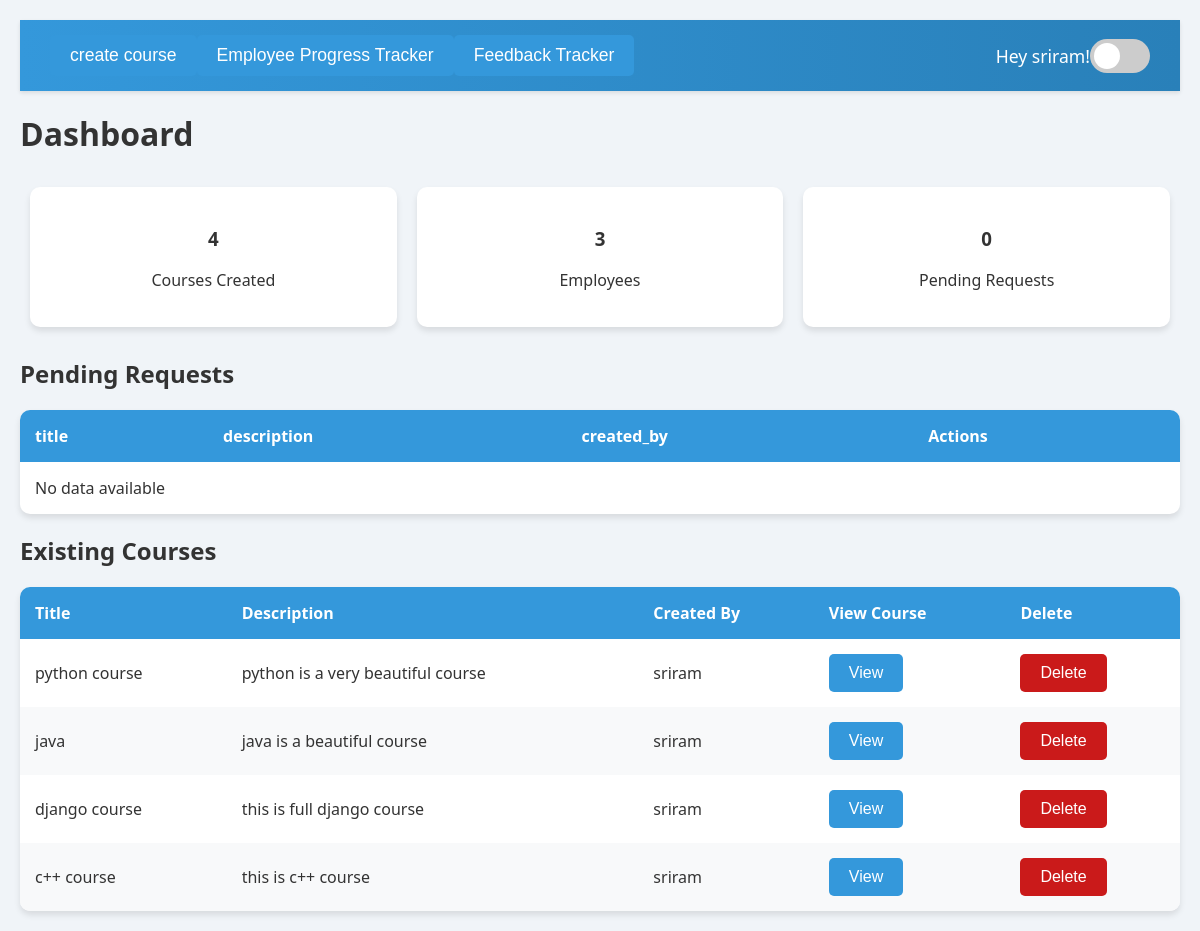
Before: /dashboard/Admin/1/ with the older database file.
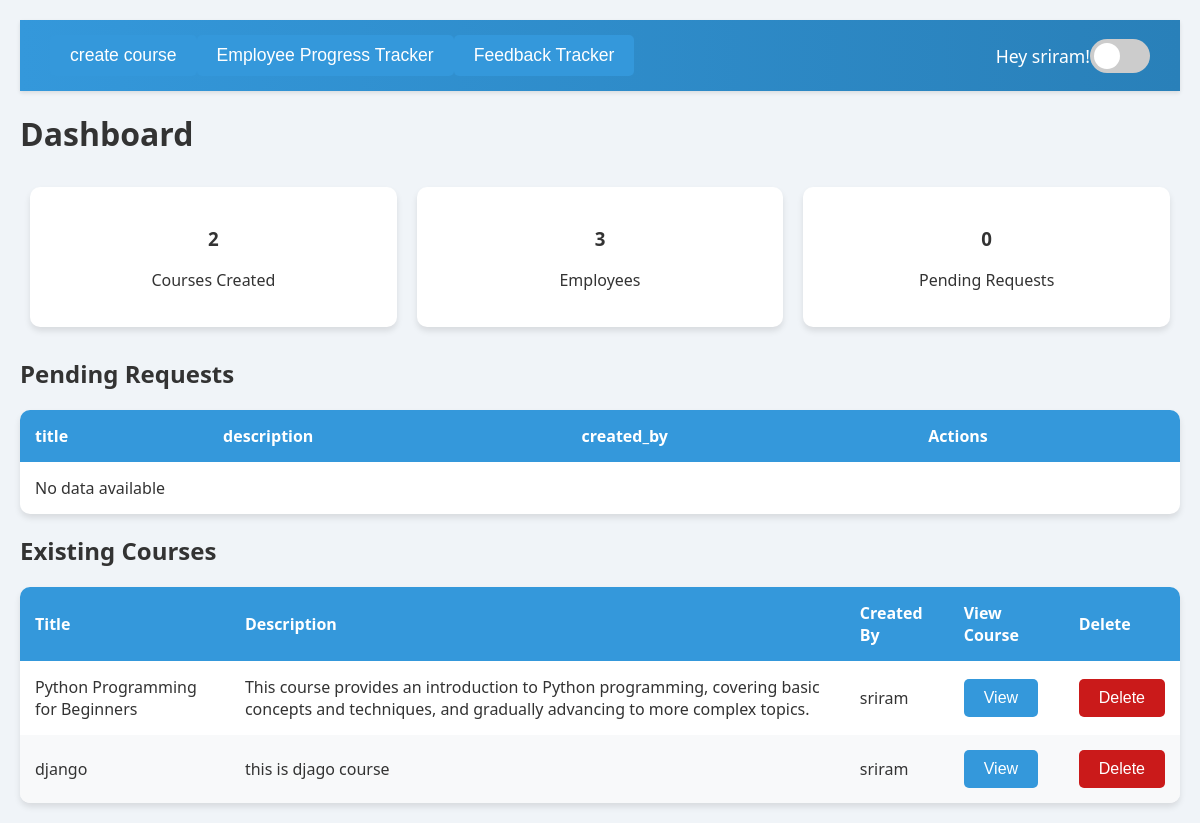
After: the same page with the newer database file.
### authentication/models.py (models this page shows, shortened)
class User(models.Model):
    name = models.CharField(max_length=100)
    email = models.EmailField(unique=True)
    password = models.CharField(max_length=255)
    role = models.ForeignKey(Role, on_delete=models.CASCADE)
    def __str__(self):
        return self.name

### dashboards/models.py (models this page shows, shortened)
class Course(models.Model):
    course_id = models.AutoField(primary_key=True)
    title = models.CharField(max_length=255, unique=True)
    description = models.TextField(null=True, blank=True)
    created_by = models.ForeignKey(
        'authentication.User',
        on_delete=models.CASCADE,
        limit_choices_to={'role__role_name': 'Admin'},
        related_name='created_courses'
    )
    created_at = models.DateTimeField(auto_now_add=True)
    employees = models.ManyToManyField(
        'authentication.User',
        related_name='enrolled_courses',
        limit_choices_to={'role__role_name': 'Employee'},
        blank=True
    )

### dashboards/views.py (the view)
# urls.py: path('Admin/<int:user_id>/', views.Admin_view, name='Admin'),
def Admin_view(request, user_id):
    admin = get_object_or_404(User, id=user_id)
    if request.method == 'POST' and 'delete_course' in request.POST:
        course_id = request.POST.get('course_id')
        course = get_object_or_404(Course, course_id=course_id)
        course.delete()
        return redirect('Admin', user_id=user_id)  # Redirect to the admin page after deletion
    context = {
        'admin': admin,
        'user_id': user_id,
        'courses_count': Course.objects.all().count(),
        'pending_count': TrainingRequest.objects.filter(status='Pending').count(),
        'employees_count': User.objects.filter(role=Role.objects.get(role_name='Employee').id).count(),
        'pending_requests': TrainingRequest.objects.filter(status='Pending'),
        'courses': Course.objects.all(),
    }
    return render(request, 'dashboards/Admin.html', context)

### dashboards/templates/dashboards/Admin.html (shortened to what this page needs)
<!DOCTYPE html>
<html lang="en">
<head>
</head>
<body>
  <div id="app">
    <div id="dashboard-page" class="page active">
      <nav>
        <span>
          <a href="{% url 'create_course' user_id %}"><button>create course</button></a>
          <a href="{% url 'create_course' user_id %}"><button>Employee Progress Tracker</button></a>
          <a href="{% url 'feedback_tracker' user_id %}"><button>Feedback Tracker</button></a>
        </span>
        <span>
          Hey {{admin.name}}!
          <label class="theme-switch">
            <span class="slider"></span>
          </label>
        </span>
      </nav>
      <h1>Dashboard</h1>
      <div class="dashboard-metrics">
        <div>
          <h3>{{courses_count}}</h3>
          <p>Courses Created</p>
        </div>
        <div>
          <h3>{{employees_count}}</h3>
          <p>Employees</p>
        </div>
        <div>
          <h3>{{pending_count}}</h3>
          <p>Pending Requests</p>
        </div>
      </div>
      <div>
        <h2>Pending Requests</h2>
        <table id="pending-requests">
          <thead>
              <tr>
                <th>title</th>
                <th>description</th>
                <th>created_by</th>
                <th>Actions</th>
              </tr>
        </thead>
        <tbody>
          {% for item in pending_requests %}
            <tr>
                <td>{{ item.title }}</td>
                <td>{{ item.description }}</td>
                <td>{{item.account_manager}}</td>
                <td><a href="{% url 'admin_action' user_id=user_id request_id=item.request_id %}"><button>View</button></a></td>
            </tr>
            {% empty %}
            <tr>
                <td colspan="4">No data available</td>
            </tr>
            {% endfor %}
        </tbody>
        </table>
        <h2>Existing Courses</h2>
        <table id="existing-courses">
          <thead>
              <tr>
                  <th>Title</th>
                  <th>Description</th>
                  <th>Created By</th>
                  <th>View Course</th>
                  <th>Delete</th>
              </tr>
          </thead>
          <tbody>
              {% for item in courses %}
              <tr>
                  <td>{{ item.title }}</td>
                  <td>{{ item.description }}</td>
                  <td>{{ item.created_by }}</td>
                  <td><a href="{% url 'view_course' course_id=item.course_id user_id=user_id %}"><button>View</button></a></td>
                  <td>
                      <form method="POST" action="{% url 'Admin' user_id=admin.id %}">
                          <button type="submit" name="delete_course" style="background-color: rgb(202, 26, 26);">Delete</button>
                      </form>
                  </td>
              </tr>
              {% empty %}
              <tr>
                  <td colspan="4">No data available</td>
              </tr>
              {% endfor %}
          </tbody>
      </table>
  </div>
</body>
</html>

### dashboards/templates/dashboards/Admin.html (style rules this page uses)
:root { --bg-color: #f0f4f8; --text-color: #333; --nav-bg: linear-gradient(90deg, #3498db, #2980b9); --card-bg: white; --card-shadow: 0 4px 6px rgba(0,0,0,0.1); --button-bg: #3498db; --button-hover: #2980b9; --table-header-bg: #3498db; --table-even-row: #f8f9fa; }
body { font-family: 'Segoe UI', Tahoma, Geneva, Verdana, sans-serif; margin: 0; padding: 0; background: var(--bg-color); color: var(--text-color); transition: all 0.3s ease; }
.page { display: none; padding: 20px; animation: fadeIn 0.5s; }
.page.active { display: block; }
nav { display: flex; justify-content: space-between; align-items: center; padding: 15px 30px; background: var(--nav-bg); color: white; box-shadow: 0 2px 4px rgba(0,0,0,0.1); }
nav span { display: flex; align-items: center; font-size: 1.1em; }
.dashboard-metrics { display: flex; justify-content: space-around; flex-wrap: wrap; }
.dashboard-metrics div { margin: 10px; padding: 20px; background: var(--card-bg); color: var(--text-color); border-radius: 10px; box-shadow: var(--card-shadow); transition: transform 0.3s ease, background 0.3s ease, color 0.3s ease; flex: 1; min-width: 200px; text-align: center; }
table { width: 100%; border-collapse: separate; border-spacing: 0; margin-top: 20px; background: var(--card-bg); border-radius: 10px; overflow: hidden; box-shadow: var(--card-shadow); }
table th, table td { padding: 15px; text-align: left; }
table th { background: var(--table-header-bg); color: white; font-weight: bold; }
table tr:nth-child(even) { background-color: var(--table-even-row); }
button { padding: 10px 20px; background: var(--button-bg); color: white; border: none; border-radius: 5px; cursor: pointer; transition: background 0.3s ease; font-size: 1em; }
h1, h2 { color: var(--text-color); }
.theme-switch { position: relative; display: inline-block; width: 60px; height: 34px; }
.slider { position: absolute; cursor: pointer; top: 0; left: 0; right: 0; bottom: 0; background-color: #ccc; transition: .4s; border-radius: 34px; }
.slider:before { position: absolute; content: ""; height: 26px; width: 26px; left: 4px; bottom: 4px; background-color: white; transition: .4s; border-radius: 50%; }

Changed rows visible on the page:
removed Course: title "python course", description "python is a very beautiful course", created_by "sriram"
removed Course: title "java", description "java is a beautiful course", created_by "sriram"
removed Course: title "django course", description "this is full django course", created_by "sriram"
removed Course: title "c++ course", description "this is c++ course", created_by "sriram"
added Course: title "Python Programming for Beginners", description "This course provides an introduction to Python programming, covering basic concepts and techniques, and gradually advancing to more complex topics.", created_by "sriram"
added Course: title "django", description "this is djago course", created_by "sriram"
Other visible differences:
{{ courses_count }}: "4" → "2"
